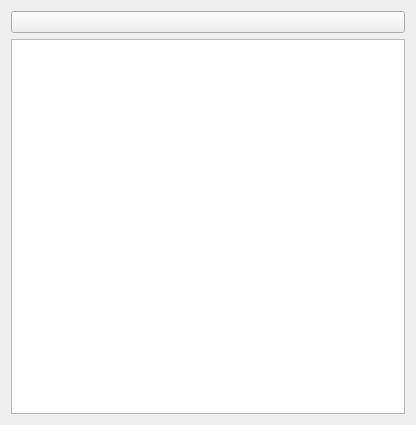
<?xml version="1.0" encoding="UTF-8"?>
<ui version="4.0">
 <class>FileBrowser</class>
 <widget class="QWidget" name="FileBrowser">
  <property name="geometry">
   <rect>
    <x>0</x>
    <y>0</y>
    <width>416</width>
    <height>425</height>
   </rect>
  </property>
  <property name="windowTitle">
   <string>Form</string>
  </property>
  <layout class="QVBoxLayout" name="verticalLayout_2">
   <item>
    <layout class="QHBoxLayout" name="horizontalLayout">
     <item>
      <widget class="QPushButton" name="upButton">
       <property name="icon">
        <iconset theme="go-up">
         <normaloff>.</normaloff>.</iconset>
       </property>
      </widget>
     </item>
    </layout>
   </item>
   <item>
    <widget class="QTreeView" name="fileView">
     <property name="rootIsDecorated">
      <bool>false</bool>
     </property>
     <property name="itemsExpandable">
      <bool>false</bool>
     </property>
     <property name="sortingEnabled">
      <bool>true</bool>
     </property>
     <property name="animated">
      <bool>false</bool>
     </property>
    </widget>
   </item>
  </layout>
 </widget>
 <resources/>
 <connections/>
</ui>
